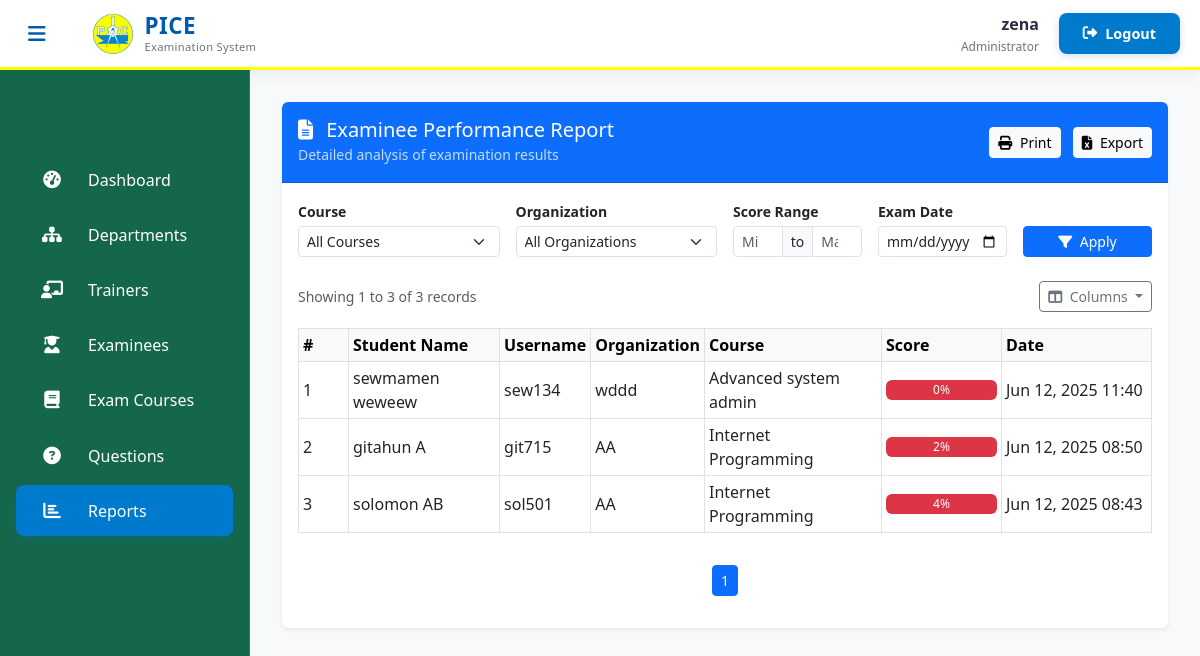
Page /admin-report (signed in) on the committed database.
### exam/models.py (models this page shows, shortened)
class Result(models.Model):
    student = models.ForeignKey(Student,on_delete=models.CASCADE)
    exam = models.ForeignKey(Course,on_delete=models.CASCADE)
    marks = models.PositiveIntegerField()
    date = models.DateTimeField(auto_now=True)

class Course(models.Model):
    course_name = models.CharField(max_length=50)
    question_number = models.PositiveIntegerField()
    total_marks = models.PositiveIntegerField(default=100)
    given_time = models.PositiveIntegerField(default=60)
    department = models.ForeignKey(Department, on_delete=models.CASCADE, related_name='course_set')
    examiners = models.ManyToManyField(Examiner, blank=True, related_name='courses')
    is_seen = models.BooleanField(default=False)

### student/models.py (models this page shows, shortened)
class Student(models.Model):
    user=models.OneToOneField(User,on_delete=models.CASCADE)
    address = models.CharField(max_length=40)
    mobile = models.CharField(max_length=20,null=False)
    organization = models.CharField(max_length=200, null=False)
    course = models.ForeignKey(
        'exam.Course',
        on_delete=models.SET_NULL,
        null=True
    )
    department = models.ForeignKey(
        'exam.Department',  # Reference to your Department model
        on_delete=models.SET_NULL,
        null=True,
        blank=True,
        related_name='students'
    )
    @property
    def get_name(self):
        return self.user.first_name+" "+self.user.last_name

### exam/views.py (the view)
# urls.py: path('admin-report', views.report_view, name = 'report-view'),
@login_required(login_url='adminlogin')
def report_view(request):
    courses = models.Course.objects.all()
    organizations = models.Student.objects.values_list('organization', flat=True).distinct()
    results = models.Result.objects.select_related('student', 'exam').order_by('-date')
    course_id = request.GET.get('course')
    organization = request.GET.get('organization')
    min_mark = request.GET.get('min_mark')
    max_mark = request.GET.get('max_mark')
    exam_date = request.GET.get('exam_date')
    if course_id:
        results = results.filter(exam__id=course_id)
    if organization:
        results = results.filter(student__organization=organization)
    if exam_date:
        try:
            date_obj = datetime.strptime(exam_date, '%Y-%m-%d').date()
            results = results.filter(date__date=date_obj)
        except ValueError:
            pass
    student_ids = [result.student.id for result in results]
    fib_answers = models.StudentAnswer.objects.filter(
        student_id__in=student_ids,
        question__question_type='FIB'
    ).values('student').annotate(fib_score=Sum('marks_obtained'))
    fib_scores = {answer['student']: answer['fib_score'] or 0 for answer in fib_answers}
    filtered_results = []
    for result in results:
        result.fib_score = fib_scores.get(result.student.id, 0)
        result.total_score = result.marks + result.fib_score
        if min_mark and result.total_score < int(min_mark):
            continue
        if max_mark and result.total_score > int(max_mark):
            continue
        filtered_results.append(result)
    from django.core.paginator import Paginator, EmptyPage, PageNotAnInteger
    paginator = Paginator(filtered_results, 10)
    page_number = request.GET.get('page')
    try:
        page_obj = paginator.page(page_number)
    except PageNotAnInteger:
        page_obj = paginator.page(1)
    except EmptyPage:
        page_obj = paginator.page(paginator.num_pages)
    context = {
        'results': page_obj,
        'courses': courses,
        'organizations': organizations,
        'selected_course': course_id,
        'selected_org': organization,
        'min_mark': min_mark,
        'max_mark': max_mark,
        'selected_date': exam_date,
    }
    return render(request, 'exam/report_view.html', context)

### templates/exam/report_view.html (shortened to what this page needs)
{% extends 'exam/adminbase.html' %}
{% block content %}
<div class="">
  <div class="card shadow-sm border-0 overflow-hidden">
    <div class="card-header bg-primary text-white d-flex justify-content-between align-items-center py-3">
      <div>
        <h5 class="mb-0"><i class="fas fa-file-alt me-2"></i> Examinee Performance Report</h5>
        <small class="opacity-75">Detailed analysis of examination results</small>
      </div>
      <div>
        <button class="btn btn-light btn-sm me-2" onclick="printReport()" title="Print current report view">
          <i class="fas fa-print me-1"></i> Print
        </button>
        <button class="btn btn-light btn-sm" onclick="exportToExcel()" title="Export to Excel">
          <i class="fas fa-file-excel me-1"></i> Export
        </button>
      </div>
    </div>
    <div class="card-body">
      <form id="filter-form" method="get" class="row g-3 mb-4">
        <div class="col-md-3">
          <label class="form-label fw-semibold small mb-1" title="Filter by course">Course</label>
          <select name="course" class="form-select form-select-sm auto-submit" title="Select a course to filter">
            <option value="">All Courses</option>
          </select>
        </div>
        <div class="col-md-3">
          <label class="form-label fw-semibold small mb-1" title="Filter by organization">Organization</label>
          <select name="organization" class="form-select form-select-sm auto-submit" title="Select an organization to filter">
            <option value="">All Organizations</option>
          </select>
        </div>
        <div class="col-md-2">
          <label class="form-label fw-semibold small mb-1" title="Filter by score range">Score Range</label>
          <div class="input-group input-group-sm">
            <input type="number" name="min_mark" value="{{ min_mark }}" class="form-control auto-submit" placeholder="Min" min="0" max="100" title="Minimum score">
            <span class="input-group-text">to</span>
            <input type="number" name="max_mark" value="{{ max_mark }}" class="form-control auto-submit" placeholder="Max" min="0" max="100" title="Maximum score">
          </div>
        </div>
        <div class="col-md-2">
          <label class="form-label fw-semibold small mb-1" title="Filter by exam date">Exam Date</label>
          <input type="date" name="exam_date" class="form-control form-control-sm auto-submit"
                 value="{{ exam_date|default:'' }}"
                 max="{% now 'Y-m-d' %}" title="Select exam date">
        </div>
        <div class="col-md-2 d-flex align-items-end">
          <button type="submit" class="btn btn-primary btn-sm w-100" title="Apply filters">
            <i class="fas fa-filter me-1"></i> Apply
          </button>
        </div>
      </form>
      {% if results %}
      <div id="report-section">
        <div class="d-flex justify-content-between align-items-center mb-3">
          <div class="text-muted small">
            Showing {{ results.start_index }} to {{ results.end_index }} of {{ results.paginator.count }} records
          </div>
          <div class="dropdown">
            <button class="btn btn-outline-secondary btn-sm dropdown-toggle" type="button" data-bs-toggle="dropdown" title="Toggle visible columns">
              <i class="fas fa-columns me-1"></i> Columns
            </button>
          </div>
        </div>
        <div class="table-responsive">
          <table class="table table-sm table-hover table-bordered align-middle" id="report-table">
            <thead class="table-light">
              <tr>
                <th width="50">#</th>
                <th>Student Name</th>
                <th>Username</th>
                <th>Organization</th>
                <th>Course</th>
                <th width="120">Score</th>
                <th width="150">Date</th>
              </tr>
            </thead>
            <tbody>
              {% for result in results %}
              <tr>
                <td>{{ results.start_index|add:forloop.counter0 }}</td>
                <td>{{ result.student.get_name }}</td>
                <td>{{ result.student.user.username }}</td>
                <td>{{ result.student.organization }}</td>
                <td>{{ result.exam.course_name }}</td>
                <td>
                  <div class="progress" style="height: 20px;">
                    <div class="progress-bar {% if result.marks >= 75 %}bg-success{% elif result.marks >= 50 %}bg-warning{% else %}bg-danger{% endif %}"
                         role="progressbar" style="width: 100%"
                         aria-valuenow="{{ result.total_score }}" aria-valuemin="0" aria-valuemax="100">
                      {{ result.total_score }}%
                    </div>
                  </div>
                </td>
                <td>{{ result.date|date:"M d, Y H:i" }}</td>
              </tr>
              {% endfor %}
            </tbody>
          </table>
        </div>
        <nav aria-label="Page navigation" class="mt-3">
          <ul class="pagination justify-content-center pagination-sm">
            {% for num in results.paginator.page_range %}
              {% if results.number == num %}
                <li class="page-item active">
                  <a class="page-link" href="?page={{ num }}{% for key,value in request.GET.items %}{% if key != 'page' %}&{{ key }}={{ value }}{% endif %}{% endfor %}">{{ num }}</a>
                </li>
              {% elif num > results.number|add:'-3' and num < results.number|add:'3' %}
                <li class="page-item">
                  <a class="page-link" href="?page={{ num }}{% for key,value in request.GET.items %}{% if key != 'page' %}&{{ key }}={{ value }}{% endif %}{% endfor %}">{{ num }}</a>
                </li>
              {% endif %}
            {% endfor %}
          </ul>
        </nav>
      </div>
      {% endif %}
    </div>
  </div>
</div>
{% endblock %}

### templates/exam/adminbase.html (shortened to what this page needs)
<!DOCTYPE html>
{% load static %}
<html lang="en" dir="ltr">
<head>
  <link href="https://cdn.jsdelivr.net/npm/bootstrap@5.3.0/dist/css/bootstrap.min.css" rel="stylesheet">
  <link rel="stylesheet" href="https://cdnjs.cloudflare.com/ajax/libs/font-awesome/6.4.0/css/all.min.css">
</head>
<body>
  <header class="admin-header">
    <div class="header-container">
      <div class="header-left">
        <button class="sidebar-toggle" id="sidebarToggle">
          <i class="fas fa-bars"></i>
        </button>
        <div class="brand-logo">
          <img src="/static/image/logo.jpg" alt="PICE Logo" class="header-logo">
          <div class="logo-text">
            <span class="logo-main">PICE</span>
            <span class="logo-sub">Examination System</span>
          </div>
        </div>
      </div>
      <div class="header-right">
        <div class="user-profile">
          <span class="username">{{user.username}}</span>
          <div class="user-role">Administrator</div>
        </div>
        <a href="/logout" class="logout-btn">
          <i class="fas fa-sign-out-alt"></i>
          <span class="logout-text">Logout</span>
        </a>
      </div>
    </div>
  </header>
  <aside class="admin-sidebar">
    <nav class="sidebar-menu">
      <div class="menu-container">
        <a href="/admin-dashboard" class="menu-item">
          <div class="menu-icon"><i class="fas fa-tachometer-alt"></i></div>
          <span class="menu-text">Dashboard</span>
        </a>
        <a href="/admin-department" class="menu-item">
          <div class="menu-icon"><i class="fas fa-sitemap"></i></div>
          <span class="menu-text">Departments</span>
        </a>
        <a href="/admin-teacher" class="menu-item">
          <div class="menu-icon"><i class="fas fa-chalkboard-teacher"></i></div>
          <span class="menu-text">Trainers</span>
        </a>
        <a href="/admin-student" class="menu-item">
          <div class="menu-icon"><i class="fas fa-user-graduate"></i></div>
          <span class="menu-text">Examinees</span>
        </a>
        <a href="/admin-course" class="menu-item">
          <div class="menu-icon"><i class="fas fa-book"></i></div>
          <span class="menu-text">Exam Courses</span>
        </a>
        <a href="/admin-question" class="menu-item">
          <div class="menu-icon"><i class="fas fa-question-circle"></i></div>
          <span class="menu-text">Questions</span>
        </a>
        <a href="/admin-report" class="menu-item">
          <div class="menu-icon"><i class="fas fa-chart-bar"></i></div>
          <span class="menu-text">Reports</span>
        </a>
      </div>
    </nav>
  </aside>
  <main class="admin-content">
    {% block content %}{% endblock content %}
  </main>
</body>
</html>

### templates/exam/adminbase.html (style rules this page uses)
:root { --yellow-primary: #FFFF00; --blue-primary: #007ACC; --blue-dark: #005BAC; --sidebar-color: #156749; --content-bg: #FFFFFF; --card-bg: #F8F9FA; --text-light: #FFFFFF; --text-dark: #2B2D42; --text-muted: #6C757D; --border-radius: 8px; --transition: all 0.3s cubic-bezier(0.25, 0.8, 0.25, 1); }
body { font-family: 'Segoe UI', system-ui, -apple-system, sans-serif; background-color: var(--content-bg); color: var(--text-dark); overflow-x: hidden; }
.admin-header { background: #FFFFFF; height: 70px; position: fixed; top: 0; left: 0; right: 0; z-index: 1000; box-shadow: 0 2px 15px rgba(0, 0, 0, 0.08); border-bottom: 3px solid #FFFF00; display: flex; align-items: center; padding: 0 20px; }
.header-container { width: 100%; display: flex; justify-content: space-between; align-items: center; }
.header-left { display: flex; align-items: center; gap: 15px; }
.header-right { display: flex; align-items: center; gap: 20px; }
.sidebar-toggle { background: none; border: none; color: #005BAC; font-size: 1.25rem; cursor: pointer; padding: 8px; border-radius: 4px; transition: all 0.3s ease; }
.brand-logo { display: flex; align-items: center; gap: 12px; }
.header-logo { height: 40px; width: 40px; object-fit: contain; border-radius: 4px; }
.logo-text { display: flex; flex-direction: column; line-height: 1.2; }
.logo-main { font-weight: 700; font-size: 1.4rem; color: #005BAC; letter-spacing: 0.5px; }
.logo-sub { font-size: 0.7rem; color: #6C757D; font-weight: 500; letter-spacing: 0.3px; }
.user-profile { text-align: right; }
.username { font-weight: 600; color: #2B2D42; display: block; }
.user-role { font-size: 0.75rem; color: #6C757D; margin-top: 2px; }
.logout-btn { background: #007ACC; color: white; border: none; padding: 8px 16px; border-radius: 4px; font-weight: 500; font-size: 0.9rem; text-decoration: none; display: flex; align-items: center; gap: 8px; transition: all 0.3s ease; }
.logout-text { display: inline-block; }
.admin-sidebar { width: 250px; height: 100vh; position: fixed; top: 70px; left: 0; background: var(--sidebar-color); color: var(--text-light); transition: var(--transition); z-index: 1020; overflow-y: auto; border-right: 1px solid rgba(255, 255, 255, 0.1); padding-top: 4rem; }
.sidebar-menu { padding: 1rem 0; }
.menu-item { display: flex; align-items: center; padding: 0.85rem 1.5rem; color: var(--text-light); text-decoration: none; transition: var(--transition); margin: 0.25rem 1rem; border-radius: var(--border-radius); font-weight: 500; transition: background 0.3s ease, transform 0.2s ease; gap: 0.75rem; }
.menu-item.active { background: var(--blue-primary); color: white; box-shadow: 0 4px 12px rgba(0, 122, 204, 0.2); }
.menu-item i { width: 24px; text-align: center; margin-right: 0.75rem; font-size: 1.1rem; }
.admin-content { margin-left: 250px; margin-top: 70px; padding: 2rem; min-height: calc(100vh - 70px); transition: var(--transition); background-color: var(--card-bg); }
.logout-btn { background: var(--blue-primary); color: white; border: none; padding: 0.6rem 1.5rem; border-radius: var(--border-radius); font-weight: 600; transition: var(--transition); display: flex; align-items: center; gap: 0.5rem; box-shadow: 0 2px 8px rgba(0, 122, 204, 0.2); }
.sidebar-toggle { background: none; border: none; color: var(--blue-dark); font-size: 1.25rem; cursor: pointer; margin-right: 1.5rem; transition: var(--transition); }

### rows in the picture
Result: start_index|add "1", student.get_name "sewmamen weweew", student.user.username "sew134", student.organization "wddd", exam.course_name "Advanced system admin", total_score "0", date "Jun 12, 2025 11:40"
Result: start_index|add "2", student.get_name "gitahun A", student.user.username "git715", student.organization "AA", exam.course_name "Internet Programming", total_score "2", date "Jun 12, 2025 08:50"
Result: start_index|add "3", student.get_name "solomon AB", student.user.username "sol501", student.organization "AA", exam.course_name "Internet Programming", total_score "4", date "Jun 12, 2025 08:43"

### other values in the picture
{{ user.username }} "zena"
{{ results.start_index }} "1"
{{ results.end_index }} "3"
{{ results.paginator.count }} "3"
{{ num }} "1"
